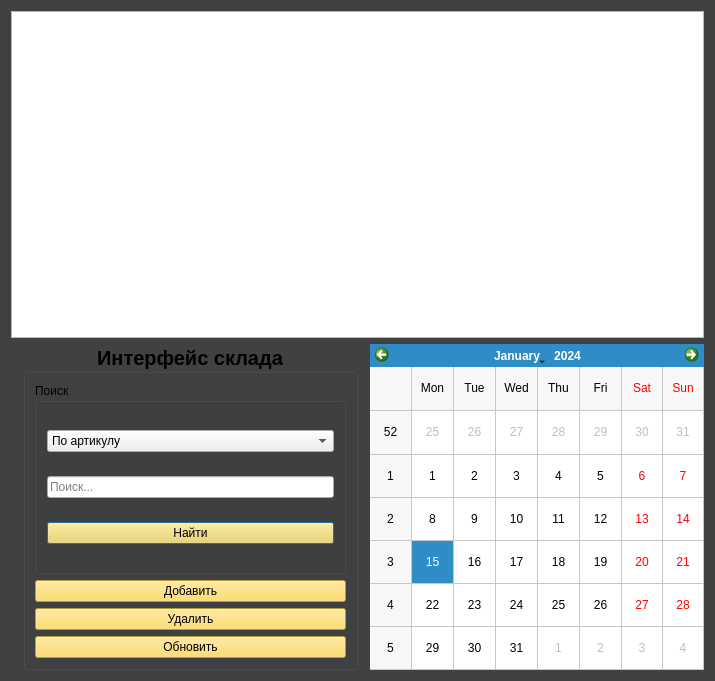
<?xml version="1.0" encoding="UTF-8"?>
<ui version="4.0">
 <class>adminbase</class>
 <widget class="QDialog" name="adminbase">
  <property name="geometry">
   <rect>
    <x>0</x>
    <y>0</y>
    <width>715</width>
    <height>681</height>
   </rect>
  </property>
  <property name="windowTitle">
   <string>База данных</string>
  </property>
  <property name="styleSheet">
   <string notr="true">QDialog { background-color: #404142 ; }
</string>
  </property>
  <layout class="QGridLayout" name="gridLayout">
   <item row="0" column="0" colspan="5">
    <widget class="QTableView" name="tableView"/>
   </item>
   <item row="1" column="2">
    <widget class="QGroupBox" name="groupBox">
     <property name="font">
      <font>
       <pointsize>15</pointsize>
       <italic>false</italic>
       <bold>true</bold>
       <underline>false</underline>
      </font>
     </property>
     <property name="title">
      <string>Интерфейс склада</string>
     </property>
     <property name="alignment">
      <set>Qt::AlignCenter</set>
     </property>
     <layout class="QVBoxLayout" name="verticalLayout">
      <item>
       <widget class="QGroupBox" name="groupBox_2">
        <property name="title">
         <string>Поиск</string>
        </property>
        <layout class="QVBoxLayout" name="verticalLayout_2">
         <item>
          <widget class="QComboBox" name="searchsetting">
           <item>
            <property name="text">
             <string>По артикулу</string>
            </property>
           </item>
           <item>
            <property name="text">
             <string>По имени</string>
            </property>
           </item>
           <item>
            <property name="text">
             <string>По производителю</string>
            </property>
           </item>
           <item>
            <property name="text">
             <string>По цене</string>
            </property>
           </item>
           <item>
            <property name="text">
             <string>По количеству</string>
            </property>
           </item>
          </widget>
         </item>
         <item>
          <widget class="QLineEdit" name="searchLine">
           <property name="placeholderText">
            <string>Поиск...</string>
           </property>
          </widget>
         </item>
         <item>
          <widget class="QPushButton" name="searchButton">
           <property name="cursor">
            <cursorShape>PointingHandCursor</cursorShape>
           </property>
           <property name="styleSheet">
            <string notr="true">QPushButton { color: black; background-color: #FFD747;
 }</string>
           </property>
           <property name="text">
            <string>Найти</string>
           </property>
          </widget>
         </item>
        </layout>
       </widget>
      </item>
      <item>
       <widget class="QPushButton" name="addButton">
        <property name="styleSheet">
         <string notr="true">QPushButton { color: black; background-color: #FFD747;
 }</string>
        </property>
        <property name="text">
         <string>Добавить</string>
        </property>
       </widget>
      </item>
      <item>
       <widget class="QPushButton" name="deleteButton">
        <property name="styleSheet">
         <string notr="true">QPushButton { color: black; background-color: #FFD747;
 }</string>
        </property>
        <property name="text">
         <string>Удалить</string>
        </property>
       </widget>
      </item>
      <item>
       <widget class="QPushButton" name="updateButton_2">
        <property name="styleSheet">
         <string notr="true">QPushButton { color: black; background-color: #FFD747;
 }</string>
        </property>
        <property name="text">
         <string>Обновить</string>
        </property>
       </widget>
      </item>
     </layout>
    </widget>
   </item>
   <item row="1" column="4">
    <widget class="QCalendarWidget" name="calendarWidget">
     <property name="gridVisible">
      <bool>true</bool>
     </property>
     <property name="selectionMode">
      <enum>QCalendarWidget::NoSelection</enum>
     </property>
    </widget>
   </item>
  </layout>
 </widget>
 <resources/>
 <connections/>
</ui>
